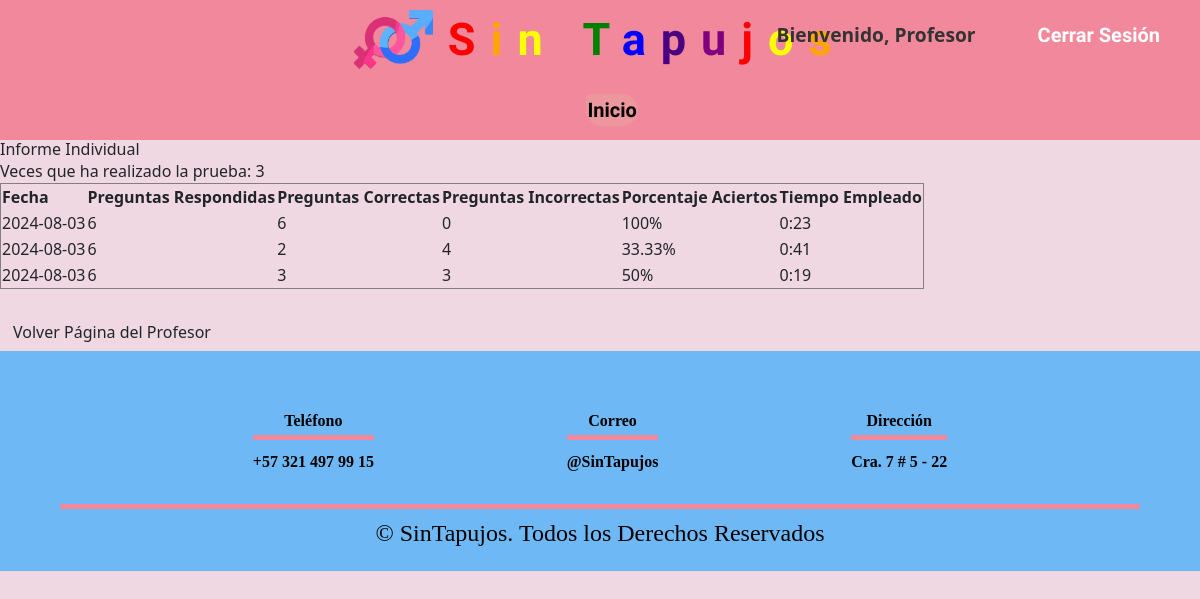
Screenshot of /informe_individual.php?identificacion=2222 with the database file from the repository.
### tables this page shows
CREATE TABLE IF NOT EXISTS `resultados` (
  `id` int NOT NULL AUTO_INCREMENT,
  `identificacion` varchar(20) NOT NULL,
  `nombre` varchar(100) NOT NULL,
  `apellido` varchar(100) NOT NULL,
  `preguntas_respondidas` int NOT NULL,
  `preguntas_correctas` int NOT NULL,
  `tiempo_empleado` varchar(10) NOT NULL,
  `fecha` date NOT NULL,
  PRIMARY KEY (`id`),
  KEY `identificacion` (`identificacion`)
);

### informe_individual.php (the view, shortened to what this page needs)
<?php
require_once __DIR__ . '../db/conexion.php';
$identificacion = $_GET['identificacion'];
$sql_count = "SELECT COUNT(*) as veces_realizadas FROM resultados WHERE identificacion = ?";
$stmt_count = $conexion->prepare($sql_count);
$stmt_count->bind_param("s", $identificacion);
$stmt_count->execute();
$result_count = $stmt_count->get_result();
$row_count = $result_count->fetch_assoc();
$veces_realizadas = $row_count['veces_realizadas'];
$sql = "SELECT * FROM resultados WHERE identificacion = ? ORDER BY fecha DESC";
$stmt = $conexion->prepare($sql);
$stmt->bind_param("s", $identificacion);
$stmt->execute();
$result = $stmt->get_result();
?>
<!DOCTYPE html>
<html lang="es">
<head>
    <link href="https://stackpath.bootstrapcdn.com/bootstrap/4.5.2/css/bootstrap.min.css" rel="stylesheet">
    <link rel="stylesheet" href="https://cdn.jsdelivr.net/npm/@docsearch/css@3">
    <link href="css/bootstrap.min.css" rel="stylesheet">
    <link rel="stylesheet" href="css/reset.css">
    <link rel="stylesheet" href="css/styles.css">
</head>
<body>
    <header class="header">
        <div class="ini">
            <div id="logo"><img src="images/logo.png" alt="Logo"></div>
            <h1 id="title"><span style="color:red">S</span><span style="color:orange">i</span><span style="color:yellow">n </span><span style="color:green">T</span><span style="color:blue">a</span><span style="color:indigo">p</span><span style="color:purple">u</span><span style="color:red">j</span><span style="color:yellow">o</span><span style="color:orange">s</span></h1>
            <div id="welcome">
                <span id="welcome-message">Bienvenido, Profesor <?php echo $_SESSION['user_name']; ?></span>
                <a href="php/logout.php" class="btn-logout logout-link">Cerrar Sesión</a>
            </div>
        </div>
        <nav class="nav">
            <ul>
                <li class="btnmenu"><a href="index.html">Inicio</a></li>
            </ul>
        </nav>
    </header>
    <h1>Informe Individual</h1>
    <p>Veces que ha realizado la prueba: <?php echo $veces_realizadas; ?></p>
    <?php
    if ($result->num_rows > 0) {
        echo "<table border='1'>
                <tr>
                    <th>Fecha</th>
                    <th>Preguntas Respondidas</th>
                    <th>Preguntas Correctas</th>
                    <th>Preguntas Incorrectas</th>
                    <th>Porcentaje Aciertos</th>
                    <th>Tiempo Empleado</th>
                </tr>";
        while ($row = $result->fetch_assoc()) {
            $preguntas_respondidas = $row['preguntas_respondidas'];
            $preguntas_correctas = $row['preguntas_correctas'];
            $preguntas_incorrectas = $preguntas_respondidas - $preguntas_correctas;
            $porcentaje_aciertos = ($preguntas_correctas / $preguntas_respondidas) * 100;
            $tiempo_empleado = $row['tiempo_empleado'];
            echo "<tr>
                    <td>" . htmlspecialchars($row['fecha']) . "</td>
                    <td>" . $preguntas_respondidas . "</td>
                    <td>" . $preguntas_correctas . "</td>
                    <td>" . $preguntas_incorrectas . "</td>
                    <td>" . round($porcentaje_aciertos, 2) . "%</td>
                    <td>" . $tiempo_empleado . "</td>
                  </tr>";
        }
        echo "</table>";
    } else {
        echo "<p>No se encontraron resultados para el usuario.</p>";
    }
    ?>
    <br>
    <a href="index_profesor.php" class="btn">Volver Página del Profesor</a>
    <footer id="foo">
        <div class="contenedor-footer">
            <div class="content-foo">
                <h4>Teléfono</h4>
                <p>+57 321 497 99 15</p>
            </div>
            <div class="content-foo">
                <h4>Correo</h4>
                <p>@SinTapujos</p>
            </div>
            <div class="content-foo">
                <h4>Dirección</h4>
                <p>Cra. 7 # 5 - 22</p>
            </div>
        </div>
        <h2 class="titulo-final">&copy; SinTapujos. Todos los Derechos Reservados</h2>
    </footer>
</body>
</html>

### css/styles.css (style rules this page uses)
body { background-size: cover; background-color:#f0d8e3; }
.header { background-color: #f1889b; height: 140px; display: flex; flex-direction: column; position: relative; }
.ini { display: flex; align-items: center; justify-content: center; position: relative; width: 100%; padding: 10px 0; }
#welcome { position: absolute; right: 20px; top: 10px; display: flex; align-items: center; gap: 10px; }
#welcome-message { color: #333; font-size: 1.2rem; font-weight: bold; }
#logo img { max-height: 60px; margin-right: 15px; }
#title { font-size: 45px; font-family: "Edu AU VIC WA NT Hand", cursive; font-weight: bold; letter-spacing: 15px; }
.nav { display: flex; align-items: center; justify-content: center; width: 100%; height: 60px; background-color: transparent; }
ul { display: flex; align-items: center; justify-content: space-evenly; width: 100%; }
li { display: inline; padding: 10px; margin-left: 2px; border-radius: 15px 50px 50px 50px; }
.btnmenu { background-color: hsla(47, 32%, 75%, 0.2); color: white; padding: 1px; }
a { text-decoration: none; color: #000000; font-size: 20px; font-family: "Edu AU VIC WA NT Hand", cursive; font-weight: bold; }
.btn-logout { display: inline-block; margin-left: 2rem; padding: 10px 20px; background-color:0; color: white; text-decoration: none; border-radius: 5px; font-weight: bold; }
footer { background: #6eb8f5; padding: 60px 0 30px 0; height: 220px; }
.contenedor-footer { display: flex; width: 90%; justify-content: space-evenly; margin: auto; padding-bottom: 30px; border-bottom: 5px solid #f1889b; }
.content-foo { text-align: center; }
.content-foo h4 { color: #000000; font-family: cursive; font-weight: bold; border-bottom: 5px solid #f1889b; padding-bottom: 5px; margin-bottom: 10px; }
.content-foo p { color: #000000; font-family:cursive; font-weight:bold; }
.titulo-final { text-align: center; font-family:cursive; font-size: 24px; margin: 10px 0 0 0; color: #000000; }

### rows the page displays
resultados: fecha "2024-08-03", preguntas_respondidas "6", preguntas_correctas "6", preguntas_incorrectas "0", porcentaje_aciertos "100", tiempo_empleado "0:23"
resultados: fecha "2024-08-03", preguntas_respondidas "6", preguntas_correctas "2", preguntas_incorrectas "4", porcentaje_aciertos "33.33", tiempo_empleado "0:41"
resultados: fecha "2024-08-03", preguntas_respondidas "6", preguntas_correctas "3", porcentaje_aciertos "50", tiempo_empleado "0:19"

### other values shown
$veces_realizadas "3"
